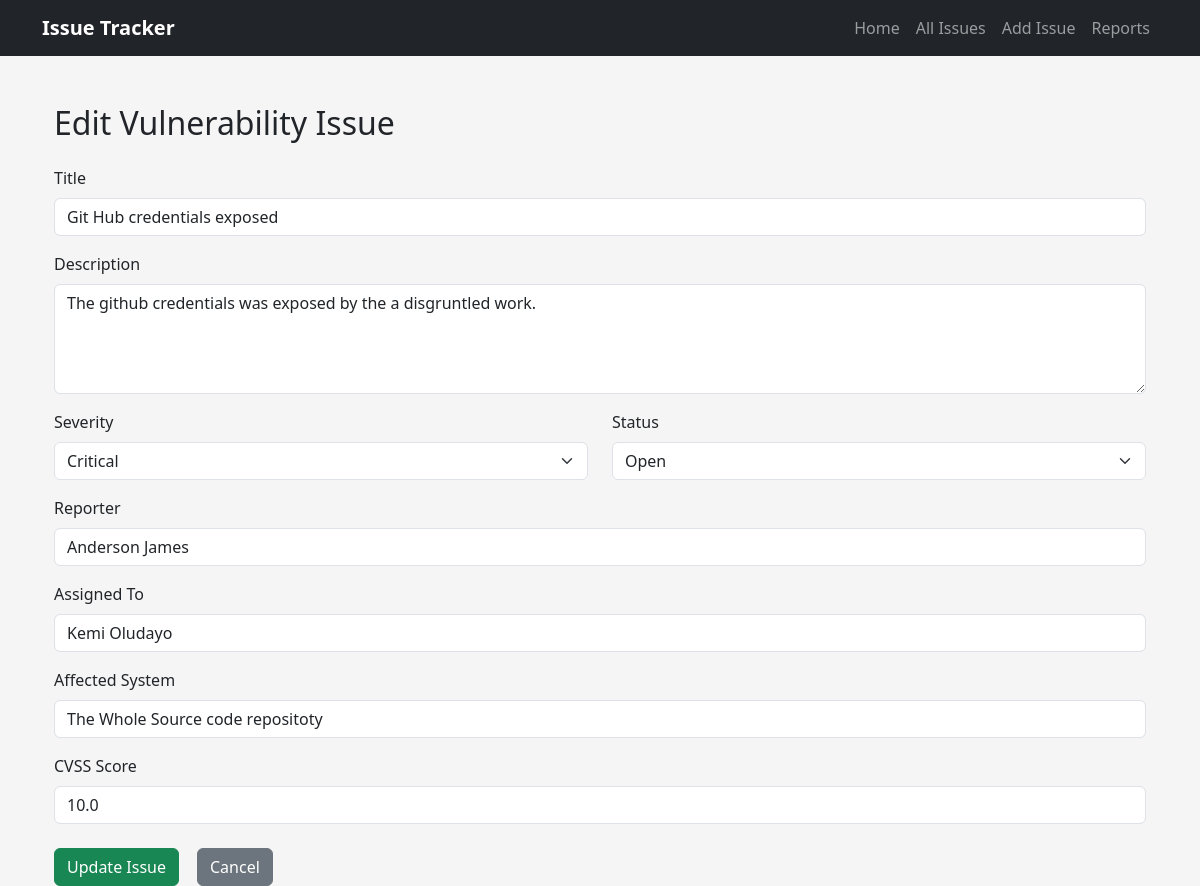
/edit-issue/2, run on the app's committed database.
### models.py (models this page shows, shortened)
class VulnIssue(db.Model):
    __tablename__ = "issues"
    id = db.Column(db.Integer, primary_key=True,autoincrement=True)
    title = db.Column(db.String(100), nullable=False)
    description = db.Column(db.Text, nullable=False)
    severity = db.Column(db.String(20), nullable=False)
    status = db.Column(db.String(20), nullable=False)
    reporter = db.Column(db.String(100), nullable=False)
    assigned_to = db.Column(db.String(100), nullable=False)
    affected_system = db.Column(db.String(150), nullable=False)
    cvss_score = db.Column(db.Float, nullable=False)
    created_at = db.Column(db.DateTime, default=datetime.utcnow)
    updated_at = db.Column(
    db.DateTime,
    default=datetime.utcnow,
    onupdate=datetime.utcnow
    )

### routes.py (the view, shortened to what this page needs)
@api.route("/edit-issue/<int:issue_id>", methods=["GET", "POST"])
def edit_issue(issue_id):
    issue = db.session.get(VulnIssue, issue_id)
    if issue is None:
        return "Issue not found", 404
    return render_template(
        "edit_issue.html",
        issue=issue
    )

### templates/edit_issue.html (shortened to what this page needs)
{% extends "base.html" %}
{% block content %}
<div class="container mt-4">
    <h2 class="mb-4">Edit Vulnerability Issue</h2>
    <form method="POST">
        <div class="mb-3">
            <label for="title" class="form-label">Title</label>
            <input
                type="text"
                class="form-control"
                id="title"
                name="title"
                value="{{ issue.title }}"
                required
            >
        </div>
        <div class="mb-3">
            <label for="description" class="form-label">Description</label>
            <textarea
                class="form-control"
                id="description"
                name="description"
                rows="4"
                required
            >{{ issue.description }}</textarea>
        </div>
        <div class="row">
            <div class="col-md-6 mb-3">
                <label for="severity" class="form-label">Severity</label>
                <select class="form-select" id="severity" name="severity">
                    <option value="Critical" {% if issue.severity == "Critical" %}selected{% endif %}>
                        Critical
                    </option>
                </select>
            </div>
            <div class="col-md-6 mb-3">
                <label for="status" class="form-label">Status</label>
                <select class="form-select" id="status" name="status">
                    <option value="Open" {% if issue.status == "Open" %}selected{% endif %}>
                        Open
                    </option>
                </select>
            </div>
        </div>
        <div class="mb-3">
            <label for="reporter" class="form-label">Reporter</label>
            <input
                type="text"
                class="form-control"
                id="reporter"
                name="reporter"
                value="{{ issue.reporter }}"
                required
            >
        </div>
        <div class="mb-3">
            <label for="assigned_to" class="form-label">Assigned To</label>
            <input
                type="text"
                class="form-control"
                id="assigned_to"
                name="assigned_to"
                value="{{ issue.assigned_to }}"
                required
            >
        </div>
        <div class="mb-3">
            <label for="affected_system" class="form-label">Affected System</label>
            <input
                type="text"
                class="form-control"
                id="affected_system"
                name="affected_system"
                value="{{ issue.affected_system }}"
                required
            >
        </div>
        <div class="mb-4">
            <label for="cvss_score" class="form-label">CVSS Score</label>
            <input
                type="number"
                class="form-control"
                id="cvss_score"
                name="cvss_score"
                value="{{ issue.cvss_score }}"
                step="0.1"
                min="0"
                max="10"
                required
            >
        </div>
        <div class="d-flex gap-2">
            <button type="submit" class="btn btn-success">
                Update Issue
            </button>
            <a href="/issues-page" class="btn btn-secondary">
                Cancel
            </a>
        </div>
    </form>
</div>
{% endblock %}

### static/css/style.css (style rules this page uses)
body { background: #f5f5f5; }
.btn { margin-right: 10px; }

### data on the page
VulnIssue: title "Git Hub credentials exposed", description "The github credentials was exposed by the a disgruntled work.", severity "Critical", status "Open", reporter "Anderson James", assigned_to "Kemi Oludayo", affected_system "The Whole Source code repositoty", cvss_score "10.0"
